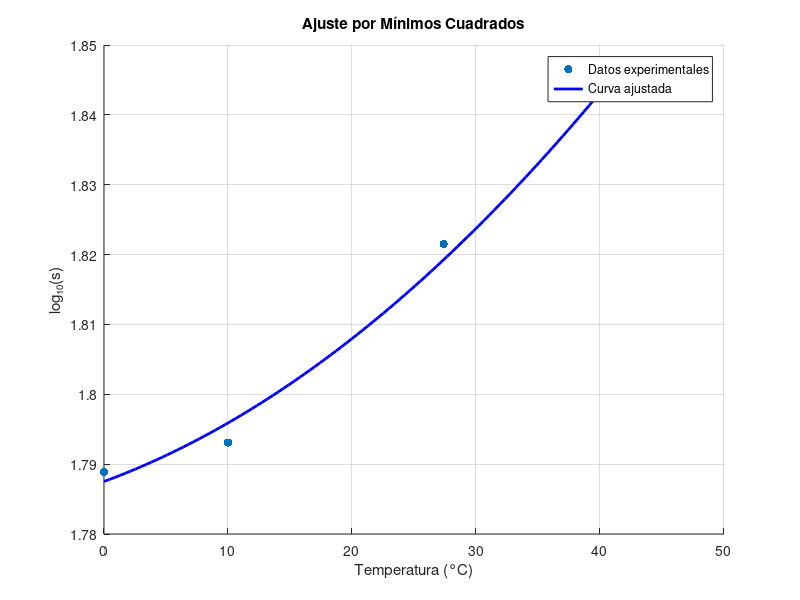

Recreate this plot in MATLAB.
% Datos del problema
t = [0.0 10.0 27.4 42.1];  % Temperatura en °C
s = [61.5 62.1 66.3 70.3];  % Cantidad de dicromato de potasio

% Transformación logarítmica de s
log_s = log10(s);

% Construcción de la matriz X para el sistema de ecuaciones
% Para la ecuación log₁₀s = a + bt + ct²
n = length(t);
X = [ones(n,1), t', (t.^2)'];  % Matriz de diseño

% Resolución del sistema por mínimos cuadrados
% X * theta = log_s, donde theta = [a; b; c]
theta = X\log_s';

% Extraer los parámetros
a = theta(1);
b = theta(2);
c = theta(3);

% Mostrar los resultados
fprintf('Los parámetros encontrados son:\n');
fprintf('a = %.6f\n', a);
fprintf('b = %.6f\n', b);
fprintf('c = %.6f\n', c);

% Calcular valores predichos para validación
log_s_pred = X * theta;
s_pred = 10.^log_s_pred;

% Cálculo del error
S = sum((log_s - log_s_pred').^2);
% Cálculo de R²
log_s_mean = mean(log_s);
ST = sum((log_s - log_s_mean).^2);
R2 = 1 - (S / ST);
% Error estándar (con n-3 grados de libertad por tener 3 parámetros)
Se = sqrt(S / (n - 3));

fprintf('\nEstadísticas del ajuste:\n');
fprintf('Error cuadrático total (SSE) = %.6f\n', S);
fprintf('Coeficiente de determinación (R²) = %.6f\n', R2);
fprintf('Error estándar de la estimación (Se) = %.6f\n', Se);

% Graficar los resultados
figure;
% Datos originales
scatter(t, log_s, 'ro', 'filled');
hold on;

% Curva ajustada
t_fit = linspace(min(t), max(t), 100);
X_fit = [ones(100,1), t_fit', (t_fit.^2)'];
log_s_fit = X_fit * theta;
plot(t_fit, log_s_fit, 'b-', 'LineWidth', 2);

xlabel('Temperatura (°C)');
ylabel('log₁₀(s)');
title('Ajuste por Mínimos Cuadrados');
legend('Datos experimentales', 'Curva ajustada', 'Location', 'Best');
grid on;
hold off;